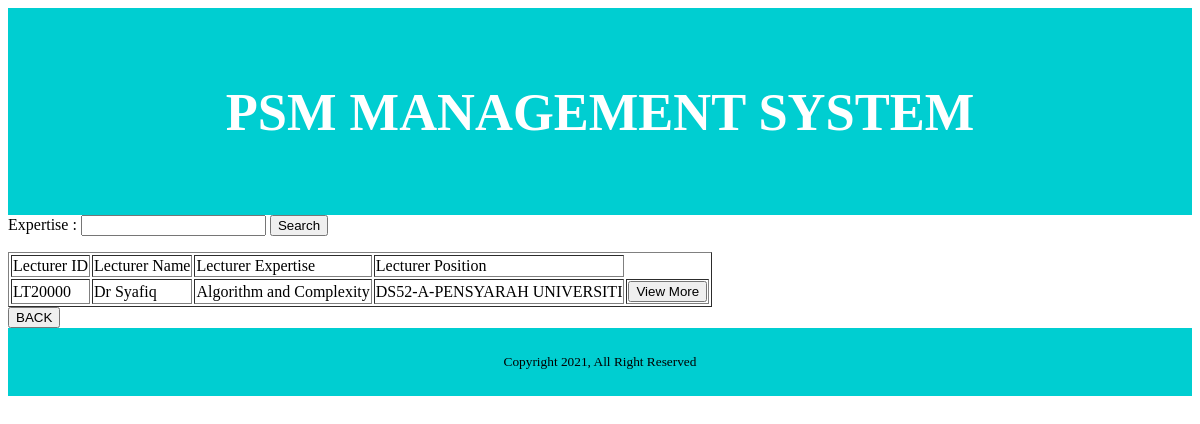
/Manage_Expertise/ExpertiseMainInterface.php?carian=Algorithm and Complexity, run on the app's committed database.
### tables this page shows
CREATE TABLE `lecturers` (
  `Lect_ID` varchar(10) NOT NULL,
  `Lect_Name` varchar(255) NOT NULL,
  `Lect_PhoneNo` int(11) NOT NULL,
  `Lect_OfficeNo` int(11) NOT NULL,
  `Lect_Email` varchar(50) NOT NULL,
  `Lect_OfficeAdd` varchar(50) NOT NULL,
  `Lect_Faculty` varchar(50) NOT NULL,
  `Lect_Position` varchar(50) NOT NULL,
  `Lect_Expertise` varchar(100) NOT NULL,
  `Lect_Photo` varchar(255) NOT NULL
);

### Manage_Expertise/ExpertiseMainInterface.php (the view, shortened to what this page needs)
<html>
<head>
<link rel="stylesheet" type="text/css" href="CSS.css">
</head>
<div class="header">
  <h2> PSM MANAGEMENT SYSTEM</h2>
</div>
<form action="" method="get" class="form-inline">
    Expertise :
    <input type="text" name="carian" class="form-control">
    <button type=submit class="btn btn-primary">Search</button>
</form>
<?php
if(isset($_GET['carian'])){
    $carian=$_GET['carian'];
}else{
    $carian="";
}
include "ExpertiseController.php";
$sql="SELECT Lect_ID, Lect_Name, Lect_Expertise, Lect_Position FROM Lecturers
        WHERE Lect_Expertise LIKE '%$carian%'
        ";
$result=mysqli_query($conn, $sql);
if(mysqli_num_rows($result)==0){
    echo "Tiada matches found";
}
else{
?>
    <table border="1">
        <thead>
            <tr>
			    <td>Lecturer ID</td>
                <td>Lecturer Name</td>
                <td>Lecturer Expertise</td>
                <td>Lecturer Position</td>
            </tr>
        </thead>
<?php
    while($rec=mysqli_fetch_array($result)){
        echo "<tr>";
		echo "<td>". $rec['Lect_ID']."</td>";
        echo "<td>". $rec['Lect_Name']."</td>";
        echo "<td>". $rec['Lect_Expertise']."</td>";
        echo "<td>". $rec['Lect_Position']."</td>";
        $Lect_ID=$rec['Lect_ID'];
        echo "<td> <a href='ExpertiseDetailsInterface.php?Lect_ID=$Lect_ID'><button>View More</button>";
        echo "</td></tr>";
    }
    echo "</table>";
}
?>
<a href=../home.php><button>BACK</button></a>
	<div class="footer">
  <p><sub>Copyright 2021, All Right Reserved</sub></p>
</div>
</html>

### Manage_Expertise/CSS.css (style rules this page uses)
* { box-sizing: border-box; }
.header { background-color: 00CED1; padding: 30px; text-align: center; font-size: 35px; color:#ffffff; }
.footer { background-color: 00CED1; padding: 10px; text-align: center; }

### data on the page
lecturers: Lect_ID "LT20000", Lect_Name "Dr Syafiq", Lect_Expertise "Algorithm and Complexity", Lect_Position "DS52-A-PENSYARAH UNIVERSITI"
